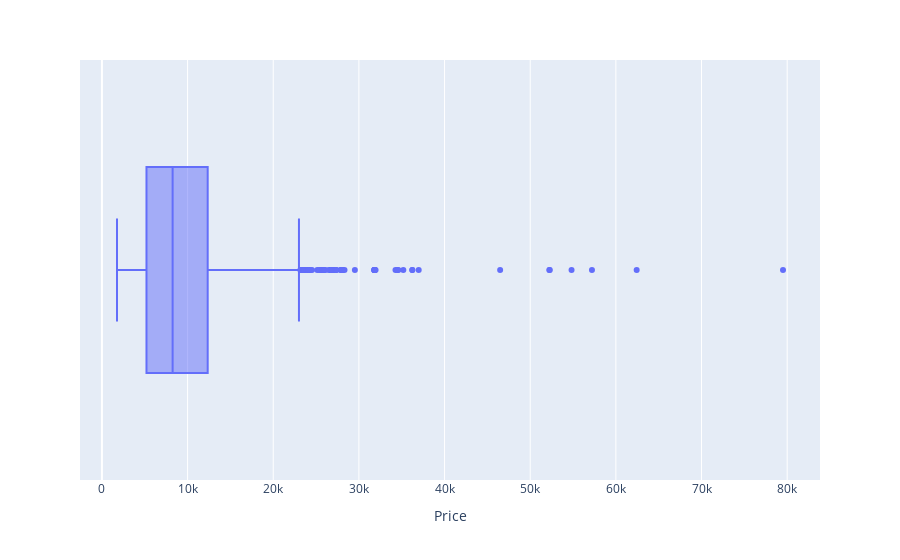

Write notebook code for a chart like this one.
### Markdown cell above
## 4. Handling Outliers

### Code cell
# Check outliers in Price column 
fig=px.box(df,x='Price')
fig.show()

### Figure 1 — Plotly figure (JSON) as saved in the notebook; plotly's stock layout.template omitted (floating-point values rounded to 4 significant figures; data arrays with more than 128 entries replaced by an {"elided": "..."} marker saying what was removed)
{"data": [{"alignmentgroup": "True", "hovertemplate": "Price=%{x}<extra></extra>", "legendgroup": "", "marker": {"color": "#636efa"}, "name": "", "notched": false, "offsetgroup": "", "orientation": "h", "showlegend": false, "type": "box", "x": {"elided": "10318 int values"}, "x0": " ", "xaxis": "x", "y0": " ", "yaxis": "y"}], "layout": {"boxmode": "group", "legend": {"tracegroupgap": 0}, "margin": {"t": 60}, "xaxis": {"anchor": "y", "domain": [0, 1], "title": {"text": "Price"}}, "yaxis": {"anchor": "x", "domain": [0, 1]}}}
